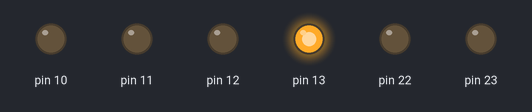
Simulated run of this sketch. Board: Arduino Uno, built with avr-gcc and run on an emulated ATmega328P. Shown: output pins drawn as LEDs (lit = HIGH).

Above: at 0.5 s.
At 5.4 s:
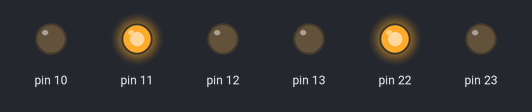
At 10.3 s:
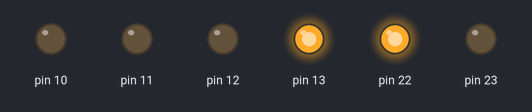
At 20.1 s:
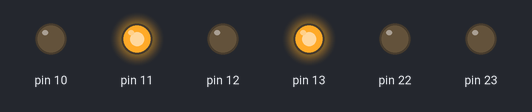
At 29.9 s:
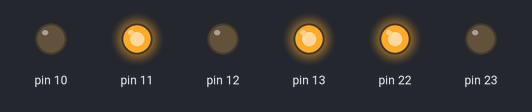
At 39.41 s:
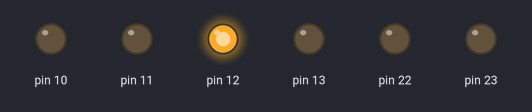
Timing chart, 0 to 40.0 s (numbered marks = the images above):
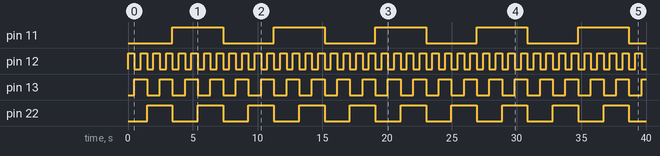

Measured:
- by itself, pin 12: alternates HIGH for 0.49 s and LOW for 0.49 s
- by itself, pin 13: alternates HIGH for 0.98 s and LOW for 0.98 s

The sketch:

sketch_feb14a.ino
```cpp
void setup()
{
DDRB = DDRB | B11111100; // Data Direction Register B: Inputs 0-6, Output 7
}

void loop()
{

asm (
"inicio: \n\t"
"sbi 0x05,0x04 \n\t"
"call tiempo \n\t"
"cbi 0x05,0x04 \n\t"
"sbi 0x05,0x05 \n\t"
"call tiempo \n\t"
"sbi 0x05,0x04 \n\t"
"call tiempo \n\t"
"cbi 0x05,0x04 \n\t"
"cbi 0x05,0x05 \n\t"
"sbi 0x05,0x06 \n\t"
"call tiempo \n\t"

"sbi 0x05,0x04 \n\t"
"call tiempo \n\t"
"cbi 0x05,0x04 \n\t"
"sbi 0x05,0x05 \n\t"
"call tiempo \n\t"
"sbi 0x05,0x04 \n\t"
"call tiempo \n\t"
"cbi 0x05,0x04 \n\t"
"cbi 0x05,0x05 \n\t"
"cbi 0x05,0x06 \n\t"
"sbi 0x05,0x03 \n\t"
"call tiempo \n\t"

"sbi 0x05,0x04 \n\t"
"call tiempo \n\t"
"cbi 0x05,0x04 \n\t"
"sbi 0x05,0x05 \n\t"
"call tiempo \n\t"
"sbi 0x05,0x04 \n\t"
"call tiempo \n\t"
"cbi 0x05,0x04 \n\t"
"cbi 0x05,0x05 \n\t"
"sbi 0x05,0x06 \n\t"
"call tiempo \n\t"

"sbi 0x05,0x04 \n\t"
"call tiempo \n\t"
"cbi 0x05,0x04 \n\t"
"sbi 0x05,0x05 \n\t"
"call tiempo \n\t"
"sbi 0x05,0x04 \n\t"
"call tiempo \n\t"
"cbi 0x05,0x04 \n\t"
"cbi 0x05,0x05 \n\t"
"cbi 0x05,0x06 \n\t"
"cbi 0x05,0x03 \n\t"
"call tiempo \n\t"

"jmp main \n\t"

"tiempo: \n\t"
"LDI r22, 40 \n\t"
"LOOP_3: \n\t"
"LDI r21, 255 \n\t"
"LOOP_2: \n\t"
"LDI r20, 255 \n\t"
"LOOP_1: \n\t"
"DEC r20 \n\t"
"BRNE LOOP_1 \n\t"
"DEC r21 \n\t"
"BRNE LOOP_2 \n\t"
"DEC r22 \n\t"
"BRNE LOOP_3 \n\t"
"ret \n\t"
);
}
```
